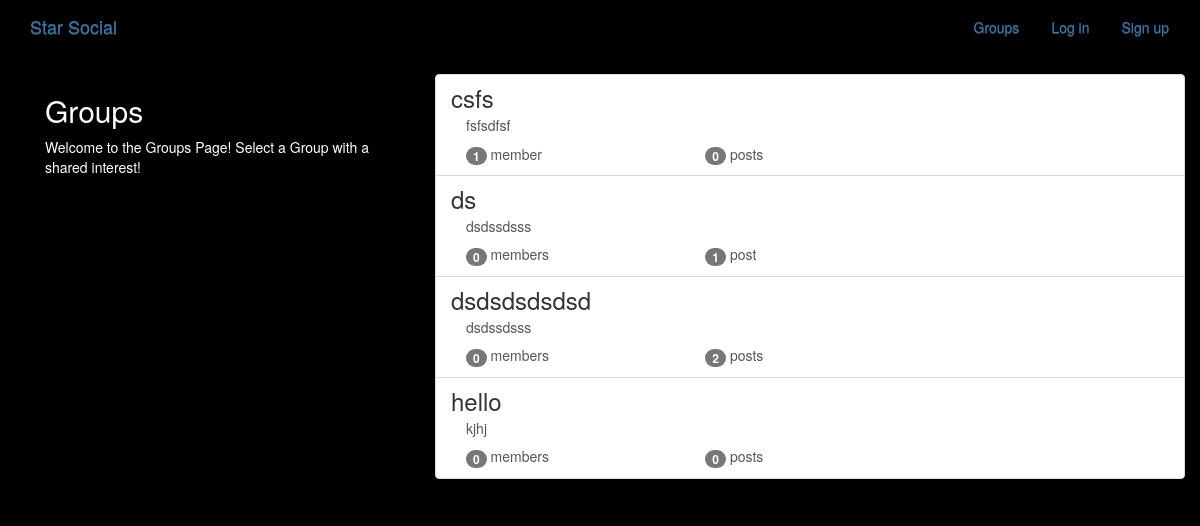
The app's page /groups/ with its own data.
### groups/models.py (models this page shows, shortened)
class Group(models.Model):
    name=models.CharField(max_length=255, unique=True)
    slug = models.SlugField(allow_unicode=True, unique=True)
    description = models.TextField(blank=True,default='')
    description_html = models.TextField(editable=False,default='',blank=True)
    members = models.ManyToManyField(User, through='GroupMember')
    class Meta:
        ordering=['name']

### groups/views.py (the view)
# urls.py: path('',views.ListGroups.as_view(),name='all'),
class ListGroups(generic.ListView):
    model=Group

### groups/templates/groups/group_list.html (shortened to what this page needs)
{% extends "groups/group_base.html" %}
{% block pregroup %}
<div class="col-md-4">
	<div class="content">
			<h2>Groups</h2>
			<p>Welcome to the Groups Page! Select a Group with a shared interest!</p>
	</div>
</div>
{% endblock %}
{% block group_content %}
<div class="col-md-8">
	<div class="list-group">
		{% for group in object_list %}
		  <a class="list-group-item" href="{% url 'groups:single' slug=group.slug %}">
			     <h3 class="title list-group-item-heading">{{ group.name }}</h3>
			<div class="list-group-item-text container-fluid">
				{{ group.description_html|safe }}
				<div class="row">
					<div class="col-md-4">
						<span class="badge">{{ group.members.count }}</span> member{{ group.members.count|pluralize }}
					</div>
					<div class="col-md-4">
						<span class="badge">{{ group.posts.count }}</span> post{{ group.posts.count|pluralize }}
					</div>
				</div>
			</div>
		</a>
		{% endfor %}
	</div>
</div>
{% endblock %}

### static/simplesocial/css/master.css (style rules this page uses)
body { margin: 0; overflow: hidden; background-color: black; color:white; }

### records on screen
Group: name "csfs", description_html "fsfsdfsf", members.count "1", posts.count "0"
Group: name "ds", description_html "dsdssdsss", members.count "0", posts.count "1"
Group: name "dsdsdsdsdsd", description_html "dsdssdsss", members.count "0", posts.count "2"
Group: name "hello", description_html "kjhj", members.count "0", posts.count "0"
